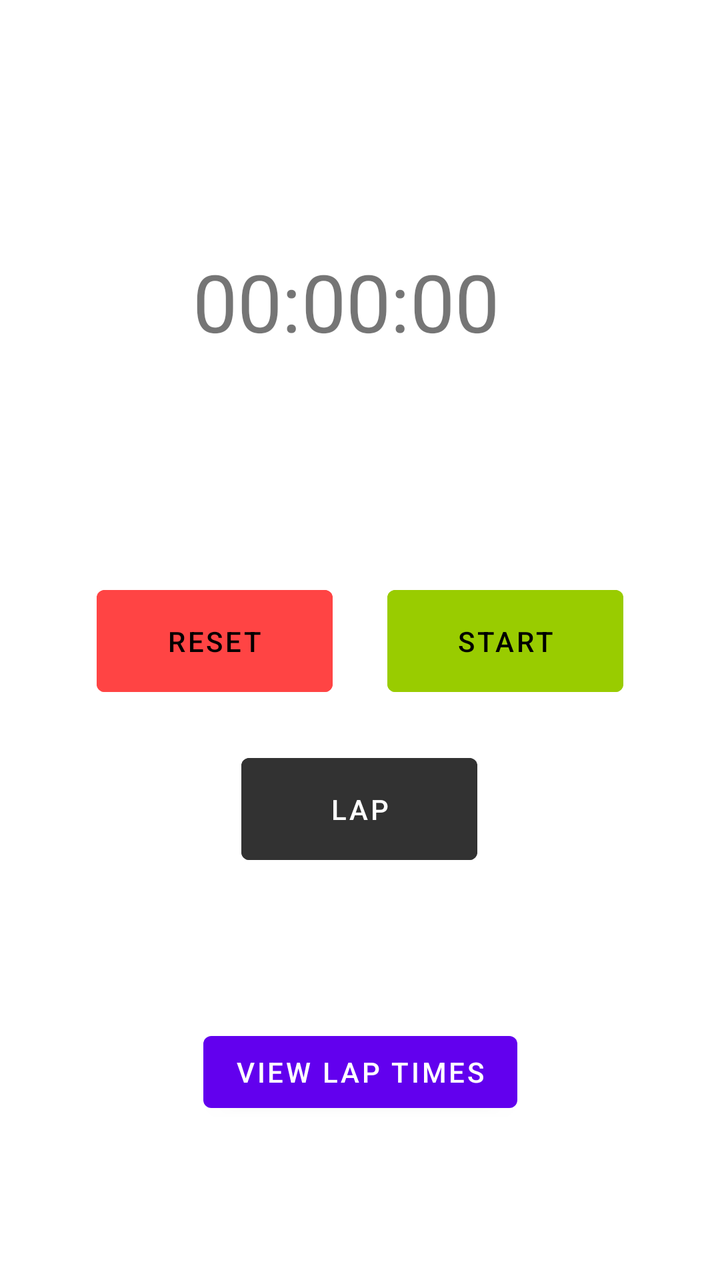
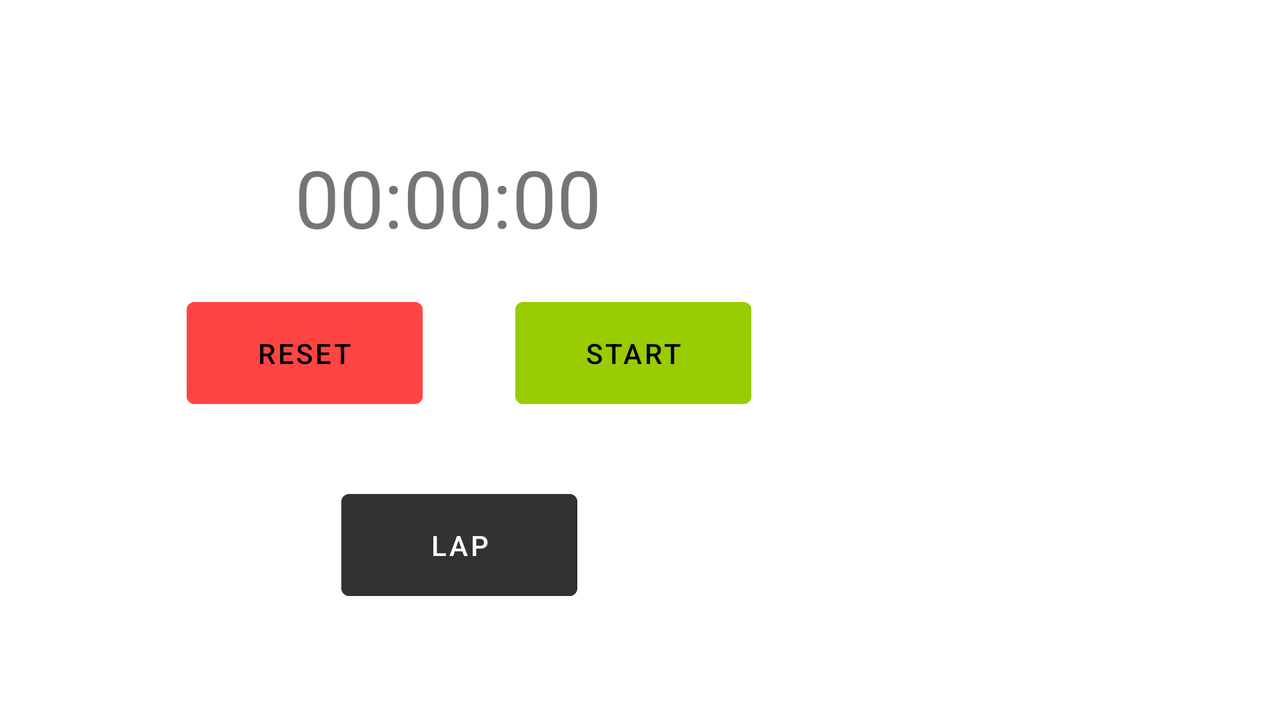

One screen, two layout resources from the same app: the default and the repository's alternative for another configuration. Each is rendered where Android would select it; the XML of both is given below.
<!-- AndroidManifest.xml: application theme Theme.Hw2 -->
<!-- res/layout/activity_main.xml -->
<?xml version="1.0" encoding="utf-8"?>

<androidx.constraintlayout.widget.ConstraintLayout xmlns:android="http://schemas.android.com/apk/res/android"
    xmlns:app="http://schemas.android.com/apk/res-auto"
    xmlns:tools="http://schemas.android.com/tools"
    android:layout_width="match_parent"
    android:layout_height="match_parent"
    tools:context=".MainActivity">

    <Button
        android:stateListAnimator="@null"
        android:id="@+id/reset_but"
        android:layout_width="118dp"
        android:layout_height="63dp"
        android:layout_marginTop="116dp"
        android:backgroundTint="@android:color/holo_red_light"
        android:text="@string/reset"
        android:textColor="@android:color/black"
        app:layout_constraintEnd_toEndOf="parent"
        app:layout_constraintHorizontal_bias="0.2"
        app:layout_constraintStart_toStartOf="parent"
        app:layout_constraintTop_toBottomOf="@+id/timer" />

    <Button
        android:stateListAnimator="@null"
        android:id="@+id/start_but"
        android:layout_width="118dp"
        android:layout_height="63dp"
        android:layout_marginTop="116dp"
        android:backgroundTint="@android:color/holo_green_light"
        android:text="@string/start"
        android:textColor="@android:color/black"
        app:layout_constraintEnd_toEndOf="parent"
        app:layout_constraintHorizontal_bias="0.8"
        app:layout_constraintStart_toStartOf="parent"
        app:layout_constraintTop_toBottomOf="@+id/timer" />


    <Button
        android:stateListAnimator="@null"
        android:id="@+id/lap_but"
        android:layout_width="118dp"
        android:layout_height="63dp"
        android:layout_marginTop="200dp"
        android:backgroundTint="@android:color/secondary_text_light"
        android:text="@string/lap"
        app:layout_constraintEnd_toEndOf="parent"
        app:layout_constraintHorizontal_bias="0.498"
        app:layout_constraintStart_toStartOf="parent"
        app:layout_constraintTop_toBottomOf="@+id/timer" />

    <Button
        android:id="@+id/switch_view"
        android:layout_width="wrap_content"
        android:layout_height="wrap_content"
        android:layout_marginBottom="80dp"
        android:text="@string/lap_times"
        app:layout_constraintBottom_toBottomOf="parent"
        app:layout_constraintEnd_toEndOf="parent"
        app:layout_constraintStart_toStartOf="parent" />

    <FrameLayout
        android:id="@+id/container"
        android:layout_width="match_parent"
        android:layout_height="match_parent"
        app:layout_constraintBottom_toTopOf="@+id/switch_view"
        app:layout_constraintEnd_toEndOf="parent"
        app:layout_constraintHorizontal_bias="0.5"
        app:layout_constraintStart_toStartOf="parent"
        app:layout_constraintTop_toTopOf="parent" />

    <TextView
        android:id="@+id/timer"
        android:layout_width="166dp"
        android:layout_height="49dp"
        android:layout_marginTop="124dp"
        android:text="@string/timer_place_holder"
        android:textSize="40sp"
        app:layout_constraintEnd_toEndOf="parent"
        app:layout_constraintHorizontal_bias="0.497"
        app:layout_constraintStart_toStartOf="parent"
        app:layout_constraintTop_toTopOf="parent" />

</androidx.constraintlayout.widget.ConstraintLayout>
<!-- resources referenced by this layout -->
<resources>
  <string name="lap">Lap</string>
  <string name="lap_times">View Lap Times</string>
  <string name="reset">Reset</string>
  <string name="start">Start</string>
  <string name="timer_place_holder">00:00:00</string>
  <style name="Theme.Hw2" parent="Theme.MaterialComponents.DayNight.DarkActionBar">
          
          <item name="colorPrimary">@color/purple_500</item>
          <item name="colorPrimaryVariant">@color/purple_700</item>
          <item name="colorOnPrimary">@color/white</item>
          
          <item name="colorSecondary">@color/teal_200</item>
          <item name="colorSecondaryVariant">@color/teal_700</item>
          <item name="colorOnSecondary">@color/black</item>
          
          <item name="android:statusBarColor" tools:targetApi="l">?attr/colorPrimaryVariant</item>
          
      </style>
  <color name="purple_500">#FF6200EE</color>
  <color name="purple_700">#FF3700B3</color>
  <color name="white">#FFFFFFFF</color>
  <color name="teal_200">#FF03DAC5</color>
  <color name="teal_700">#FF018786</color>
  <color name="black">#FF000000</color>
</resources>
<!-- res/layout-land/activity_main.xml (the repository's variant of the layout above) -->
<!-- drawn on the phone turned sideways -->
<?xml version="1.0" encoding="utf-8"?>
<androidx.constraintlayout.widget.ConstraintLayout xmlns:android="http://schemas.android.com/apk/res/android"
    xmlns:app="http://schemas.android.com/apk/res-auto"
    xmlns:tools="http://schemas.android.com/tools"
    android:layout_width="match_parent"
    android:layout_height="match_parent"
    tools:context=".MainActivity">


    <Button
        android:id="@+id/reset_but"
        android:layout_width="118dp"
        android:layout_height="63dp"
        android:layout_marginTop="24dp"
        android:backgroundTint="@android:color/holo_red_light"
        android:stateListAnimator="@null"
        android:text="@string/reset"
        android:textColor="@android:color/black"
        app:layout_constraintEnd_toEndOf="parent"
        app:layout_constraintHorizontal_bias="0.179"
        app:layout_constraintStart_toStartOf="parent"
        app:layout_constraintTop_toBottomOf="@+id/timer" />

    <Button
        android:id="@+id/start_but"
        android:layout_width="118dp"
        android:layout_height="63dp"
        android:layout_marginStart="12dp"
        android:layout_marginTop="24dp"
        android:backgroundTint="@android:color/holo_green_light"
        android:stateListAnimator="@null"
        android:text="@string/start"
        android:textColor="@android:color/black"
        app:layout_constraintEnd_toEndOf="parent"
        app:layout_constraintHorizontal_bias="0.115"
        app:layout_constraintStart_toEndOf="@+id/reset_but"
        app:layout_constraintTop_toBottomOf="@+id/timer" />

    <Button
        android:id="@+id/lap_but"
        android:layout_width="118dp"
        android:layout_height="63dp"
        android:layout_marginTop="120dp"
        android:backgroundTint="@android:color/secondary_text_light"
        android:stateListAnimator="@null"
        android:text="@string/lap"
        app:layout_constraintEnd_toEndOf="parent"
        app:layout_constraintHorizontal_bias="0.327"
        app:layout_constraintStart_toStartOf="parent"
        app:layout_constraintTop_toBottomOf="@+id/timer" />

    <TextView
        android:id="@+id/timer"
        android:layout_width="166dp"
        android:layout_height="49dp"
        android:layout_marginTop="72dp"
        android:text="@string/timer_place_holder"
        android:textSize="40sp"
        app:layout_constraintEnd_toEndOf="parent"
        app:layout_constraintHorizontal_bias="0.311"
        app:layout_constraintStart_toStartOf="parent"
        app:layout_constraintTop_toTopOf="parent" />

    <FrameLayout
        android:id="@+id/container"
        android:padding="15dp"
        android:layout_width="250dp"
        android:layout_height="match_parent"
        app:layout_constraintEnd_toEndOf="parent"
        app:layout_constraintHorizontal_bias="1.0"
        app:layout_constraintStart_toEndOf="@+id/start_but"
        app:layout_constraintTop_toTopOf="parent" />


</androidx.constraintlayout.widget.ConstraintLayout>
<!-- resources referenced by the variant -->
<!-- as the phone turned sideways resolves them -->
<resources>
  <string name="lap">Lap</string>
  <string name="reset">Reset</string>
  <string name="start">Start</string>
  <string name="timer_place_holder">00:00:00</string>
  <style name="Theme.Hw2" parent="Theme.MaterialComponents.DayNight.DarkActionBar">
          
          <item name="colorPrimary">@color/purple_500</item>
          <item name="colorPrimaryVariant">@color/purple_700</item>
          <item name="colorOnPrimary">@color/white</item>
          
          <item name="colorSecondary">@color/teal_200</item>
          <item name="colorSecondaryVariant">@color/teal_700</item>
          <item name="colorOnSecondary">@color/black</item>
          
          <item name="android:statusBarColor" tools:targetApi="l">?attr/colorPrimaryVariant</item>
          
      </style>
  <color name="purple_500">#FF6200EE</color>
  <color name="purple_700">#FF3700B3</color>
  <color name="white">#FFFFFFFF</color>
  <color name="teal_200">#FF03DAC5</color>
  <color name="teal_700">#FF018786</color>
  <color name="black">#FF000000</color>
</resources>
